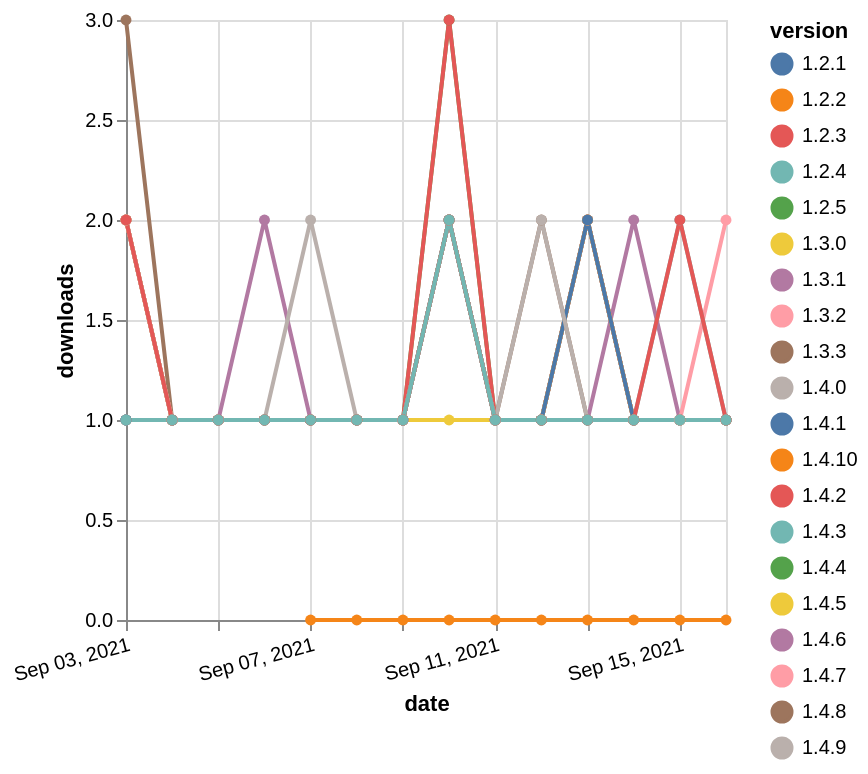

The Vega-Lite source for this figure:
### Vega-Lite specification from a JSON file in a GitHub repository (floating-point values rounded to 4 significant figures; data arrays with more than 128 entries replaced by an {"elided": "..."} marker saying what was removed)
{"$schema": "https://vega.github.io/schema/vega-lite/v5.json", "description": "A simple bar chart with embedded data.", "data": {"values": {"elided": "276 records"}}, "width": "container", "mark": {"type": "line", "point": {"filled": true}}, "encoding": {"x": {"field": "date", "type": "temporal", "timeUnit": "yearmonthdate", "title": "date", "axis": {"labelAngle": -15}}, "y": {"field": "delta", "type": "quantitative", "title": "downloads"}, "color": {"field": "version", "type": "nominal"}, "tooltip": {"field": "delta"}}}
